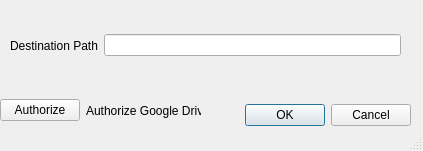
<?xml version="1.0" encoding="UTF-8"?>
<ui version="4.0">
 <class>destWindow</class>
 <widget class="QMainWindow" name="destWindow">
  <property name="geometry">
   <rect>
    <x>0</x>
    <y>0</y>
    <width>423</width>
    <height>151</height>
   </rect>
  </property>
  <property name="windowTitle">
   <string>Google Drive </string>
  </property>
  <widget class="QWidget" name="centralwidget">
   <widget class="QWidget" name="horizontalLayoutWidget">
    <property name="geometry">
     <rect>
      <x>0</x>
      <y>0</y>
      <width>411</width>
      <height>91</height>
     </rect>
    </property>
    <layout class="QHBoxLayout" name="horizontalLayout">
     <property name="leftMargin">
      <number>10</number>
     </property>
     <property name="topMargin">
      <number>10</number>
     </property>
     <property name="rightMargin">
      <number>10</number>
     </property>
     <property name="bottomMargin">
      <number>10</number>
     </property>
     <item>
      <widget class="QLabel" name="label">
       <property name="text">
        <string>Destination Path</string>
       </property>
      </widget>
     </item>
     <item>
      <widget class="QLineEdit" name="lineEdit"/>
     </item>
    </layout>
   </widget>
   <widget class="QDialogButtonBox" name="buttonBox_3">
    <property name="geometry">
     <rect>
      <x>230</x>
      <y>90</y>
      <width>181</width>
      <height>51</height>
     </rect>
    </property>
    <property name="orientation">
     <enum>Qt::Horizontal</enum>
    </property>
    <property name="standardButtons">
     <set>QDialogButtonBox::Cancel|QDialogButtonBox::Ok</set>
    </property>
   </widget>
   <widget class="QWidget" name="horizontalLayoutWidget_2">
    <property name="geometry">
     <rect>
      <x>0</x>
      <y>90</y>
      <width>201</width>
      <height>41</height>
     </rect>
    </property>
    <layout class="QHBoxLayout" name="horizontalLayout_2">
     <item>
      <widget class="QPushButton" name="authorizeButton">
       <property name="text">
        <string>Authorize</string>
       </property>
      </widget>
     </item>
     <item>
      <widget class="QLabel" name="label_2">
       <property name="text">
        <string>Authorize Google Drive</string>
       </property>
      </widget>
     </item>
    </layout>
   </widget>
  </widget>
  <widget class="QStatusBar" name="statusbar"/>
 </widget>
 <resources/>
 <connections/>
</ui>
